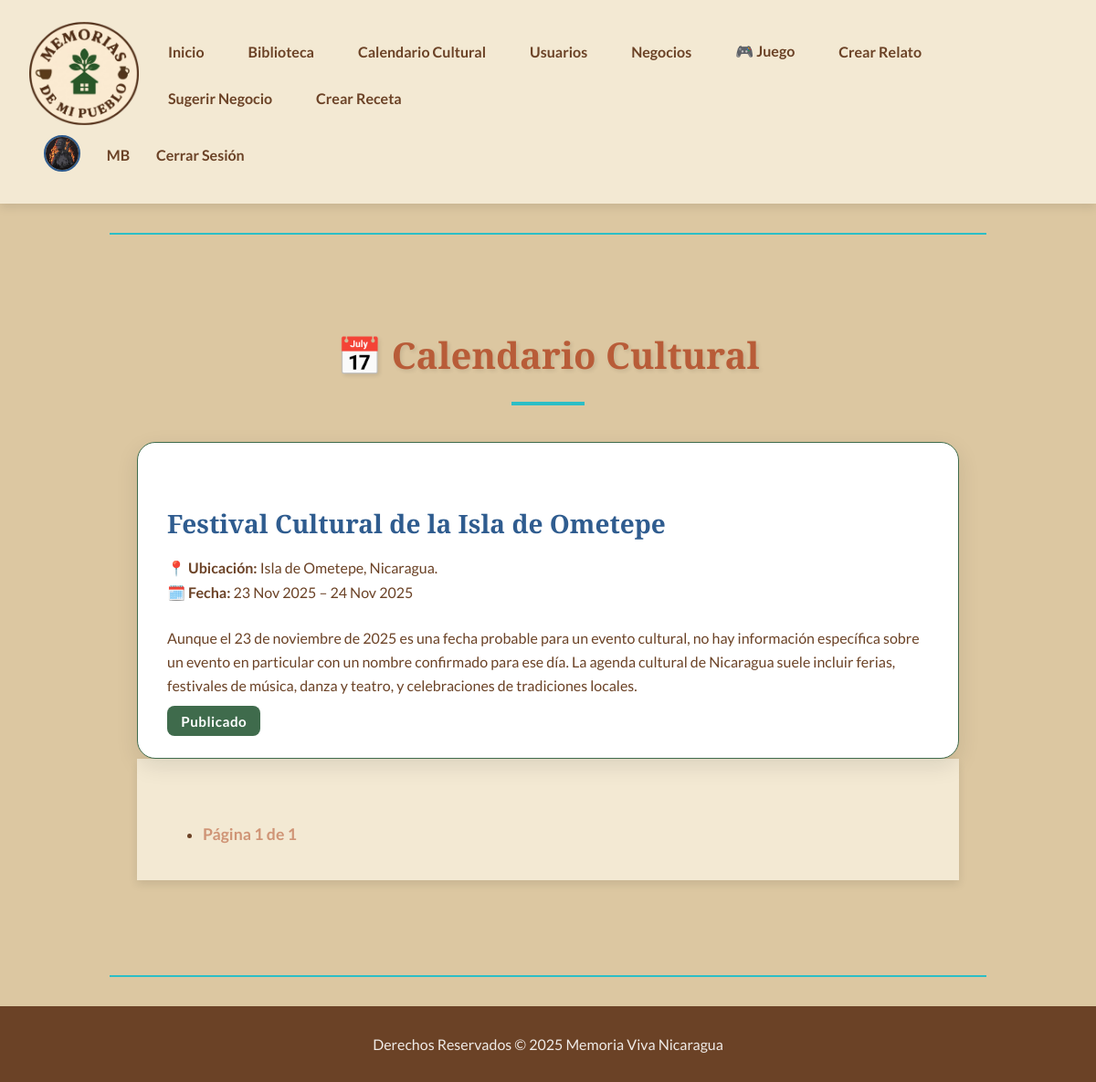
Screenshot of /eventos/evento_cultural/ (signed in) with the database file from the repository.
### locales/models.py (models this page shows, shortened)
class PerfilUsuario(models.Model):
    usuario = models.OneToOneField(User, on_delete=models.CASCADE)
    avatar = models.ImageField(upload_to='avatars/', blank=True, null=True)
    biografia = models.TextField(blank=True)
    telefono = models.CharField(max_length=20, blank=True)
    ubicacion = models.CharField(max_length=100, blank=True)
    RANGOS = [
        ('visitante', 'Visitante'),
        ('colaborador', 'Colaborador'),
        ('propietario', 'Propietario'),
        ('admin', 'Administrador'),
    ]
    rango = models.CharField(max_length=20, choices=RANGOS, default='visitante')

### eventos/models.py (models this page shows, shortened)
class EventoCultural(models.Model):
    nombre = models.CharField(max_length=255)
    descripcion = models.TextField()
    fecha_inicio = models.DateTimeField()
    fecha_fin = models.DateTimeField()
    ubicacion_texto = models.CharField(max_length=255)
    publicado = models.BooleanField(default=False)  # ← Nuevo campo para control de visibilidad
    publicado_por = models.ForeignKey(User, on_delete=models.SET_NULL, null=True, related_name='eventos_creados')

### eventos/views.py (the view)
# urls.py: path('evento_cultural/', evento_cultural_view, name='evento_cultural_list')
def evento_cultural_view(request):
    eventos = EventoCultural.objects.filter(publicado=True).order_by('fecha_inicio')
    paginator = Paginator(eventos, 5)
    page_number = request.GET.get('page')
    page_obj = paginator.get_page(page_number)
    return render(request, 'eventos/evento_cultural_list.html', {'page_obj': page_obj})

### eventos/templates/eventos/evento_cultural_list.html (shortened to what this page needs)
{% extends 'locales/base.html' %}
{% block content %}
<div class="container mt-4">
  <h1>📅 Calendario Cultural</h1>
  {% for evento in page_obj %}
    <div class="card mb-4 shadow-sm">
      <div class="card-body">
        <h4 class="card-title">{{ evento.nombre }}</h4>
        <p class="card-subtitle">
          <strong>📍 Ubicación:</strong> {{ evento.ubicacion_texto }}<br>
          <strong>🗓️ Fecha:</strong>
          {{ evento.fecha_inicio|date:"d M Y" }}
          {% if evento.fecha_fin and evento.fecha_fin != evento.fecha_inicio %}
            – {{ evento.fecha_fin|date:"d M Y" }}
          {% endif %}
        </p>
        <p class="card-text">{{ evento.descripcion|truncatewords:50 }}</p>
        {% if evento.publicado %}
          <span class="badge bg-success">Publicado</span>
        {% else %}
          <span class="badge bg-warning text-dark">Pendiente</span>
        {% endif %}
      </div>
    </div>
  {% empty %}
    <div class="alert alert-info">
      No hay eventos culturales próximos.
    </div>
  {% endfor %}
  <nav aria-label="Paginación de eventos">
    <ul class="pagination justify-content-center">
      <li class="page-item disabled">
        <span class="page-link">
          Página {{ page_obj.number }} de {{ page_obj.paginator.num_pages }}
        </span>
      </li>
    </ul>
  </nav>
</div>
{% endblock %}

### locales/templates/locales/base.html (shortened to what this page needs)
<!DOCTYPE html>
<html lang="es">
<head>
</head>
<body>
  <nav>
    <div class="nav-left">
      <div class="nav-logo">
        <img src="/media/Memorias de mi pueblo.png" alt="Memorias de mi Pueblo">
      </div>
      <div class="nav-links">
        <a href="{% url 'home_view' %}">Inicio</a>
        <a href="{% url 'biblioteca_view' %}">Biblioteca</a>
        <a href="{% url 'evento_cultural_list' %}">Calendario Cultural</a>
        <a href="{% url 'lista_usuarios' %}">Usuarios</a>
        <a href="{% url 'lista_negocios' %}">Negocios</a>
        <a href="{% url 'juego_view' %}">🎮 Juego</a>
        {% if user.is_authenticated %}
          <a href="{% url 'create_relato_view' %}">Crear Relato</a>
          <a href="{% url 'sugerir_negocio_view' %}">Sugerir Negocio</a>
          <a href="{% url 'create_receta_view' %}">Crear Receta</a>
        {% endif %}
      </div>
    </div>
    {% if user.is_authenticated %}
      <div class="perfil-nav">
        <a href="{% url 'perfil_view' %}">
          {% if user.perfilusuario.avatar %}
            <img src="{{ user.perfilusuario.avatar.url }}" alt="Avatar de {{ user.username }}">
          {% else %}
            <img src="https://ui-avatars.com/api/?name={{ user.username }}&background=DCC7A1&color=6B4226&size=80" alt="Avatar por defecto">
          {% endif %}
        </a>
        <span>{{ user.username }}</span>
        <a href="{% url 'logout_view' %}">Cerrar Sesión</a>
      </div>
    {% else %}
      <div class="nav-links">
        <a href="{% url 'login_view' %}">Iniciar Sesión</a>
        <a href="{% url 'register_view' %}">Registrarse</a>
      </div>
    {% endif %}
  </nav>
  <hr>
  <main>
    {% block content %}{% endblock %}
  </main>
  <hr>
  <footer>
    <p>Derechos Reservados © 2025 Memoria Viva Nicaragua</p>
  </footer>
</body>
</html>

### locales/templates/locales/base.html (style rules this page uses)
:root { --color-primary: #DCC7A1; --color-nav-light: #F3E9D3; --color-secondary: #6B4226; --color-accent-1: #3F6B4C; --color-accent-2: #2F5C8F; --color-accent-3: #B85C38; --color-highlight: #2CBEC6; --color-light-beige: #F0EBE7; }
body { font-family: 'Lato', sans-serif; background-color: var(--color-primary); color: var(--color-secondary); margin: 0; display: flex; flex-direction: column; min-height: 100vh; }
nav { background-color: var(--color-nav-light); padding: 1.5rem 2rem; display: flex; justify-content: space-between; align-items: center; flex-wrap: wrap; box-shadow: 0 4px 10px rgba(0, 0, 0, 0.1); }
.nav-left { display: flex; align-items: center; gap: 1rem; }
.nav-logo img { width: 120px; height: auto; border-radius: 8px; transition: transform 0.4s ease, box-shadow 0.4s ease, filter 0.4s ease; }
.nav-links { display: flex; gap: 1rem; flex-wrap: wrap; align-items: center; }
nav a { font-family: 'Lato', sans-serif; color: var(--color-secondary); text-decoration: none; font-weight: bold; font-size: 1rem; padding: 0.5rem 1rem; border-radius: 8px; transition: background-color 0.3s ease, color 0.3s ease; }
.perfil-nav { display: flex; align-items: center; gap: 0.8rem; }
.perfil-nav img { width: 36px; height: 36px; border-radius: 50%; object-fit: cover; border: 2px solid var(--color-accent-2); cursor: pointer; }
.perfil-nav span { font-weight: bold; color: var(--color-secondary); }
h1, h2 { font-family: 'Playfair Display', serif; color: var(--color-accent-2); text-align: center; position: relative; }
h1::after { content: ''; display: block; width: 80px; height: 4px; background-color: var(--color-highlight); margin: 1.5rem auto 0; }
main { flex: 1; padding: 2rem; }
hr { border: none; border-top: 2px solid var(--color-highlight); width: 80%; margin: 2rem auto; }
footer { background-color: var(--color-secondary); color: var(--color-light-beige); text-align: center; padding: 1rem; }

### eventos/templates/eventos/evento_cultural_list.html (style rules this page uses)
:root { --color-arena: #DCC7A1; --color-cacao: #6B4226; --color-cafetal: #3F6B4C; --color-lago: #2F5C8F; --color-terracota: #B85C38; --color-turquesa: #2CBEC6; --color-light: #F9F6F2; --color-white: #ffffff; }
body { font-family: 'Lato', sans-serif; background-color: var(--color-arena); color: var(--color-cacao); }
.container { max-width: 900px; margin: 2.5rem auto; animation: fadeInUp 0.8s ease forwards; }
h1 { font-family: 'Playfair Display', serif; font-size: 2.5rem; color: var(--color-terracota); text-align: center; margin-bottom: 2.5rem; text-shadow: 2px 2px 4px rgba(0, 0, 0, 0.1); }
.card { background-color: var(--color-white); border: 1px solid var(--color-cafetal); border-radius: 20px; box-shadow: 0 8px 25px rgba(0, 0, 0, 0.1); animation: fadeInUp 0.6s ease forwards; transition: transform 0.3s ease, box-shadow 0.3s ease; }
.card-body { padding: 2rem; }
.card-title { font-family: 'Playfair Display', serif; font-size: 1.75rem; color: var(--color-lago); margin-bottom: 0.5rem; }
.card-subtitle { font-size: 1rem; color: var(--color-cacao); line-height: 1.7; }
.card-text { font-size: 1rem; color: var(--color-cacao); margin-top: 1.5rem; line-height: 1.6; }
.badge { font-size: 0.95rem; padding: 0.5em 1em; border-radius: 8px; font-weight: bold; letter-spacing: 0.5px; }
.bg-success { background-color: var(--color-cafetal); color: var(--color-white); }
.pagination { margin-top: 3rem; font-family: 'Lato', sans-serif; }
.pagination .page-link { color: var(--color-lago); font-weight: bold; border: none; background-color: transparent; font-size: 1.1rem; transition: color 0.3s ease, transform 0.2s ease; }
.pagination .page-item.disabled .page-link { color: var(--color-terracota); opacity: 0.6; pointer-events: none; }

### rows the page displays
EventoCultural: nombre "Festival Cultural de la Isla de Ometepe", ubicacion_texto "Isla de Ometepe, Nicaragua.", fecha_inicio "23 Nov 2025", fecha_fin "24 Nov 2025", descripcion "Aunque el 23 de noviembre de 2025 es una fecha probable para un evento cultural, no hay información específica sobre un evento en particular con un nombre confirmado para ese día. La agenda cultural de Nicaragua suele incluir ferias, festivales de música, danza y teatro, y celebraciones de tradiciones locales.", publicado "Publicado"

### other values shown
{{ user.username }} "MB"
{{ page_obj.number }} "1"
{{ page_obj.paginator.num_pages }} "1"
